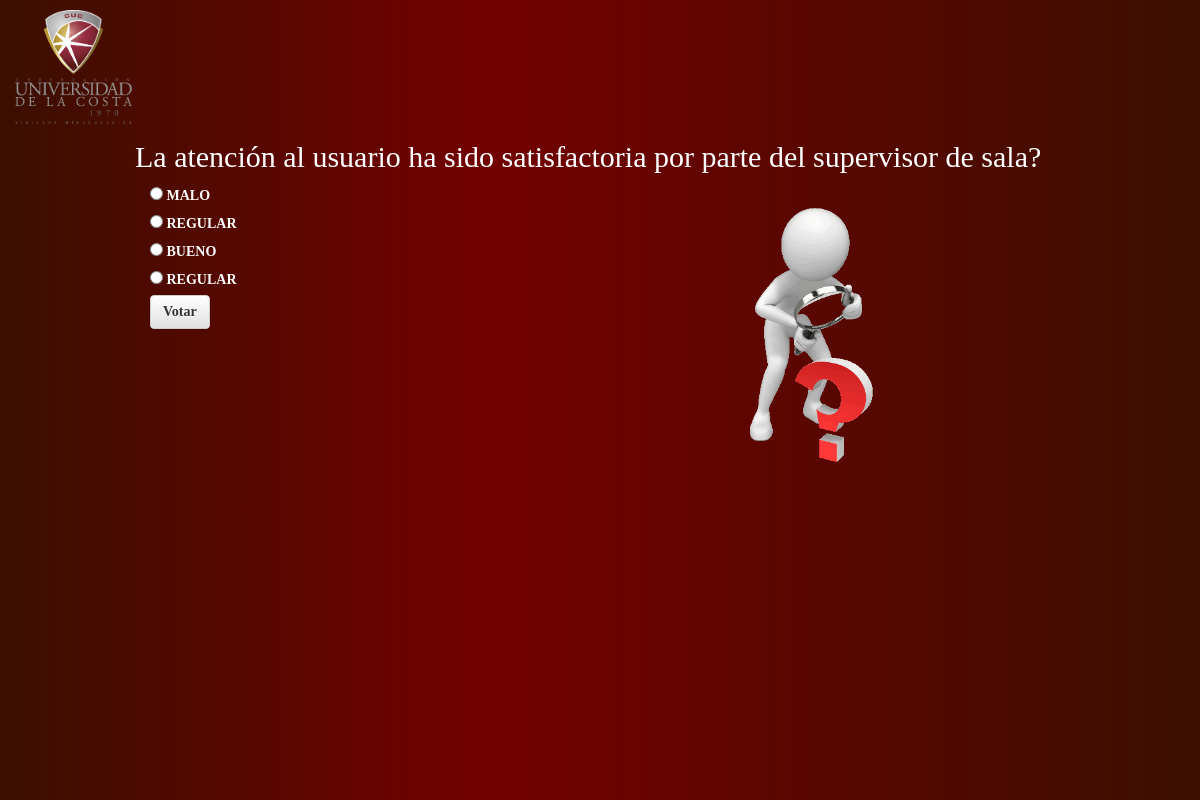
Page /encuesta/2/ on the committed database.
### encuesta/models.py (models this page shows, shortened)
class Pregunta(models.Model):
    pregunta_titulo = models.CharField(max_length=200)
    fecha_pub = models.DateTimeField(auto_now_add=True)
    def Pregunta_reciente(self):
    	return self.fecha_pub >= timezone.now() - timedelta(days=1)
    Pregunta_reciente.admin_order_field = 'fecha_pub'
    Pregunta_reciente.boolean = True
    Pregunta_reciente.short_description = 'Pregunta Reciente?'

class Respuesta(models.Model):
    id_pregunta = models.ForeignKey(Pregunta, on_delete=models.CASCADE)
    respuesta_titulo = models.CharField(max_length=200)
    votos = models.IntegerField(default=0)

### encuesta/views.py (the view)
# urls.py: path('<int:pk>/', views.preguntasView.as_view(), name='preguntas'),
class preguntasView(generic.DetailView):
    model = Pregunta
    template_name = 'encuesta/preguntas.html'

### encuesta/templates/encuesta/preguntas.html (shortened to what this page needs)
{% extends 'base.html' %}
{% block container %}
<h2>{{ pregunta.pregunta_titulo }}</h2>
<form action="{% url 'encuesta:votar' pregunta.id %}" method="post" class="col-md-8">
{% for respuesta in pregunta.respuesta_set.all %}
    <input type="radio" name="choice" id="choice{{ forloop.counter }}" value="{{ respuesta.id }}" />
    <label for="choice{{ forloop.counter }}">{{ respuesta.respuesta_titulo }}</label><br />
{% endfor %}
<input type="submit" value="Votar" class="btn btn-default" />
</form>
<div id="div-pregunta"></div>
{% endblock container %}

### encuesta/static/encuesta/css/style.css (style rules this page uses)
body,html { margin: 0; padding: 0; overflow-y: hidden; }
body { background: rgb(107,0,1); background: -moz-linear-gradient(left, rgba(107,0,1,1) 0%, rgba(60,15,0,1) 0%, rgba(60,15,0,1) 0%, rgba(114,0,0,1) 41%, rgba(60,15,0,1) 100%, rgba(107,0,1,1) 100%, rgba(51,11,0,1) 100%, rgba(60,15,0,1) 100%); background: -webkit-linear-gradient(left, rgba(107,0,1,1) 0%,rgba(60,15,0,1) 0%,rgba(60,15,0,1) 0%,rgba(114,0,0,1) 41%,rgba(60,15,0,1) 100%,rgba(107,0,1,1) 100%,rgba(51,11,0,1) 100%,rgba(60,15,0,1) 100%); background: linear-gradient(to right, rgba(107,0,1,1) 0%,rgba(60,15,0,1) 0%,rgba(60,15,0,1) 0%,rgba(114,0,0,1) 41%,rgba(60,15,0,1) 100%,rgba(107,0,1,1) 100%,rgba(51,11,0,1) 100%,rgba(60,15,0,1) 100%); filter: progid:DXImageTransform.Microsoft.gradient( startColorstr='#6b0001', endColorstr='#3c0f00',GradientType=1 ); background-repeat: no-repeat; background-size: 100%; font-family: serif;; }
label,p,h1,h2 { color: white; }
.btn { font-weight: bold !important; }
#div-pregunta { height: 100%; background: transparent url("../imagenes/pregunta.gif") no-repeat; background-size:20%; background-position-x: 80%; }

### rows in the picture
Pregunta: pregunta_titulo "La atención al usuario ha sido satisfactoria por parte del supervisor de sala?"
Respuesta: respuesta_titulo "MALO"
Respuesta: respuesta_titulo "REGULAR"
Respuesta: respuesta_titulo "BUENO"
Respuesta: respuesta_titulo "REGULAR"
